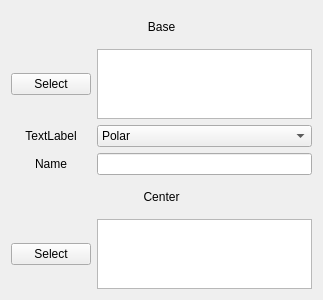
<?xml version="1.0" encoding="UTF-8"?>
<ui version="4.0">
 <class>Form</class>
 <widget class="QWidget" name="Form">
  <property name="geometry">
   <rect>
    <x>0</x>
    <y>0</y>
    <width>323</width>
    <height>300</height>
   </rect>
  </property>
  <property name="sizePolicy">
   <sizepolicy hsizetype="Preferred" vsizetype="Preferred">
    <horstretch>0</horstretch>
    <verstretch>0</verstretch>
   </sizepolicy>
  </property>
  <property name="maximumSize">
   <size>
    <width>16777215</width>
    <height>16777215</height>
   </size>
  </property>
  <property name="windowTitle">
   <string>Form</string>
  </property>
  <layout class="QGridLayout" name="gridLayout">
   <item row="3" column="0">
    <widget class="QLabel" name="label_2">
     <property name="text">
      <string>TextLabel</string>
     </property>
     <property name="alignment">
      <set>Qt::AlignCenter</set>
     </property>
    </widget>
   </item>
   <item row="3" column="1">
    <widget class="QComboBox" name="comboBox">
     <item>
      <property name="text">
       <string>Polar</string>
      </property>
     </item>
     <item>
      <property name="text">
       <string>Orthogonal</string>
      </property>
     </item>
     <item>
      <property name="text">
       <string>Circular</string>
      </property>
     </item>
    </widget>
   </item>
   <item row="2" column="0">
    <widget class="QPushButton" name="baseSelect">
     <property name="text">
      <string>Select</string>
     </property>
     <property name="checkable">
      <bool>true</bool>
     </property>
    </widget>
   </item>
   <item row="6" column="1">
    <widget class="QListWidget" name="listWidget_2">
     <property name="sizePolicy">
      <sizepolicy hsizetype="Expanding" vsizetype="Minimum">
       <horstretch>0</horstretch>
       <verstretch>0</verstretch>
      </sizepolicy>
     </property>
     <property name="maximumSize">
      <size>
       <width>16777215</width>
       <height>70</height>
      </size>
     </property>
    </widget>
   </item>
   <item row="4" column="0">
    <widget class="QLabel" name="label_3">
     <property name="text">
      <string>Name</string>
     </property>
     <property name="alignment">
      <set>Qt::AlignCenter</set>
     </property>
    </widget>
   </item>
   <item row="2" column="1">
    <widget class="QListWidget" name="listWidget">
     <property name="sizePolicy">
      <sizepolicy hsizetype="Expanding" vsizetype="Minimum">
       <horstretch>0</horstretch>
       <verstretch>0</verstretch>
      </sizepolicy>
     </property>
     <property name="maximumSize">
      <size>
       <width>16777215</width>
       <height>70</height>
      </size>
     </property>
    </widget>
   </item>
   <item row="4" column="1">
    <widget class="QLineEdit" name="lineEdit"/>
   </item>
   <item row="1" column="0" colspan="2">
    <widget class="QLabel" name="label">
     <property name="text">
      <string>Base</string>
     </property>
     <property name="alignment">
      <set>Qt::AlignCenter</set>
     </property>
    </widget>
   </item>
   <item row="5" column="0" colspan="2">
    <widget class="QLabel" name="label_4">
     <property name="text">
      <string>Center</string>
     </property>
     <property name="alignment">
      <set>Qt::AlignCenter</set>
     </property>
    </widget>
   </item>
   <item row="6" column="0">
    <widget class="QPushButton" name="centerSelect">
     <property name="text">
      <string>Select</string>
     </property>
    </widget>
   </item>
  </layout>
 </widget>
 <resources/>
 <connections/>
</ui>
